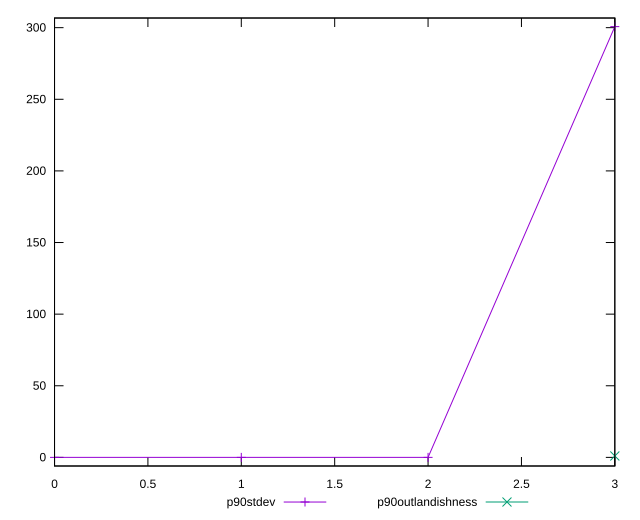

gnuplot code for this plot:
reset

$p90Stdev <<EOF
0 0
1 0
2 0
3 300.7196545969893
EOF

$p90Outlandishness <<EOF
3 0.9840492398333593
EOF

set key outside below
set xrange [0:3]
set yrange [-6.0143930919397866:306.7340476889291]
set trange [-6.0143930919397866:306.7340476889291]
set terminal svg size 640, 520 enhanced background rgb 'white'
set output "reports/report_00028_2021-02-24T12-49-42.674Z/render-blocking-resources/progression/stddev.svg"

plot $p90Stdev title "p90stdev" with linespoints, \
     $p90Outlandishness title "p90outlandishness" with linespoints

reset
